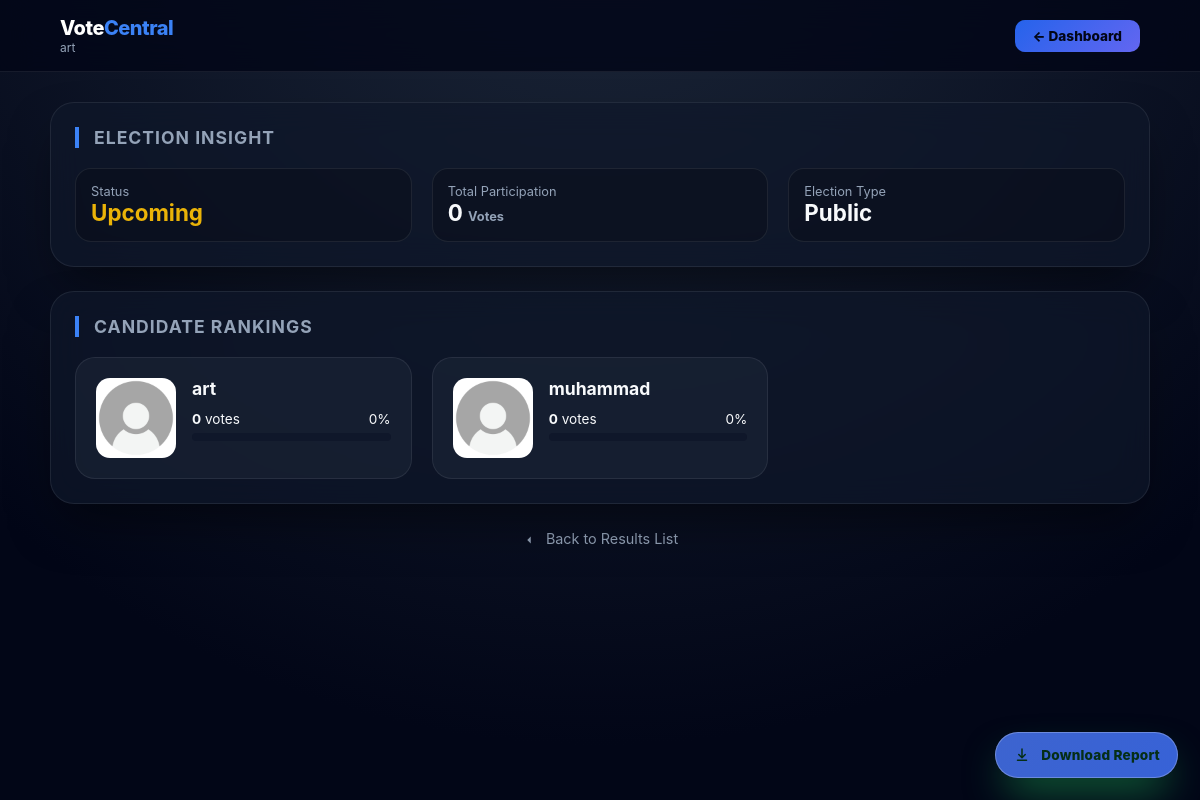
/admin/results/2 (signed in), run on the app's committed database.
### app.py (models this page shows)
class Election(db.Model):
    id = db.Column(db.Integer, primary_key=True)
    admin_id = db.Column(db.Integer, db.ForeignKey("admin.id"))
    name = db.Column(db.String(120))
    election_type = db.Column(db.String(20))  # public / private
    public_code = db.Column(db.String(20), nullable=True)
    start_time = db.Column(db.DateTime, nullable=True)
    end_time   = db.Column(db.DateTime, nullable=True)
    result_visible = db.Column(db.Boolean, default=True)
    candidates = db.relationship("Candidate", backref="election", cascade="all,delete")
    votes = db.relationship("Vote", backref="election", cascade="all,delete")
    whitelist = db.relationship("VoterWhitelist", backref="election", cascade="all,delete")

class Candidate(db.Model):
    id = db.Column(db.Integer, primary_key=True)
    election_id = db.Column(db.Integer, db.ForeignKey("election.id"))
    name = db.Column(db.String(120))
    party = db.Column(db.String(120), nullable=True)
    description = db.Column(db.String(255), nullable=True)
    photo = db.Column(db.String(255), nullable=True)

### app.py (the view)
@app.route("/admin/results/<eid>")
def admin_result_detail(eid):
    if not require_admin_login():
        return redirect("/")
    election = Election.query.get_or_404(eid)
    if election.admin_id != session["admin_id"]:
        flash("Unauthorized access")
        return redirect("/admin/dashboard")
    now = datetime.now(IST).replace(tzinfo=None)
    start = to_local_naive(election.start_time)
    end   = to_local_naive(election.end_time)
    upcoming = False
    running  = False
    ended    = False
    if start and end:
        if now < start:
            upcoming = True
        elif start <= now <= end:
            running = True
        else:
            ended = True
    elif start and not end:
        if now < start:
            upcoming = True
        else:
            running = True
    elif end and not start:
        if now <= end:
            running = True
        else:
            ended = True
    else:
        running = True
    if election.election_type == "private" and not ended:
        flash("Private election results unlock only end time")
        return redirect("/admin/results")
    candidates = Candidate.query.filter_by(election_id=election.id).all()
    result = []
    max_votes = 0
    for c in candidates:
        count = Vote.query.filter_by(candidate_id=c.id).count()
        max_votes = max(max_votes, count)
        result.append({
            "name": c.name,
            "count": count,
            "photo": c.photo,
            "party": getattr(c, 'party', 'Independent') # Safe fallback
        })
    result = sorted(result, key=lambda x: x['count'], reverse=True)
    for r in result:
        r["winner"] = (r["count"] == max_votes and max_votes > 0)
    total_whitelisted = VoterWhitelist.query.filter_by(election_id=election.id).count()
    voted_count = Vote.query.filter_by(election_id=election.id).count()
    not_voted_count = max(0, total_whitelisted - voted_count) if election.election_type == 'private' else 0
    total_votes = Vote.query.filter_by(election_id=election.id).count()
    def format_date(dt):
        if not dt:
            return "N/A"
        return dt.strftime("%b %d, %Y • %I:%M %p")
    return render_template(
        "admin_result_detail.html", # or admin_result_detail.html
        election=election,
        result=result,
        total_votes=total_votes,
        total_whitelisted=total_whitelisted,
        not_voted_count=not_voted_count,
        start_fmt=format_date(to_local_naive(election.start_time)),
        end_fmt=format_date(to_local_naive(election.end_time)),
        upcoming=upcoming,
        running=running,
        ended=ended
    )

### app.py (called while the page is built)
def require_admin_login():
    if "admin_id" not in session or not session["admin_id"]:
        flash("Admin login required")
        return False
    return True

def to_local_naive(dt):
    if not dt:
        return None
    if dt.tzinfo:
        dt = dt.astimezone(IST)
    return dt.replace(tzinfo=None)

### templates/admin_result_detail.html (shortened to what this page needs)
<!DOCTYPE html>
<html lang="en">
<head>
</head>
<body>
<nav class="topbar">
<div class="topbar-brand">
  <div class="title">
    <span class="brand-vote">Vote</span><span class="brand-central">Central</span>
  </div>
  <div class="sub">{{ election.name }}</div>
</div>
    <a href="/admin/dashboard" class="btn-nav"> ← Dashboard</a>
</nav>
<div class="container">
    <div class="glass-card">
        <div class="section-header"><h2>Election Insight</h2></div>
        <div class="summary-grid">
            <div class="stat-item">
                <span class="stat-label">Status</span>
<span class="stat-value"
      style="color:
        {% if not election.result_visible %}#ef4444
        {% elif upcoming %}#eab308
        {% elif running %}#3b82f6
        {% elif ended %}#22c55e
        {% endif %};">
    {% if not election.result_visible %}
        Hidden by Admin
    {% elif upcoming %}
        Upcoming
    {% elif running %}
        Election Running
    {% elif ended %}
         Result Published
    {% endif %}
</span>
            </div>
            <div class="stat-item">
                <span class="stat-label">Total Participation</span>
                <span class="stat-value">{{ total_votes }} <small style="font-size: 0.8rem; color: var(--text-dim)">Votes</small></span>
            </div>
            <div class="stat-item">
                <span class="stat-label">Election Type</span>
                <span class="stat-value" style="text-transform: capitalize;">{{ election.election_type }}</span>
            </div>
        </div>
    </div>
    <div class="glass-card">
        <div class="section-header"><h2>Candidate Rankings</h2></div>
        {% set tie_count = result | selectattr('winner') | list | length %}
        <div class="results-grid">
            {% for r in result %}
            <div class="cand-card
                {% if ended and r.winner and tie_count > 1 %}tie{% endif %}">
<div class="media-box">
  <img src="{{ r.photo if r.photo else url_for('static', filename='uploads/default-candidate.jpg') }}">
</div>
                <div class="cand-info">
                    <div class="cand-name">{{ r.name }}</div>
                    <div class="vote-meta">
                        <span class="vote-count"><b>{{ r.count }}</b> votes</span>
                        <span class="vote-pct" id="pct-{{ loop.index }}">0%</span>
                    </div>
                    <div class="progress-track">
                    </div>
                </div>
            </div>
            {% endfor %}
        </div>
    </div>
    <div style="text-align: center; margin-top: 10px;">
        <a href="/admin/results" style="color:var(--text-dim);font-size:0.9rem;text-decoration:none;">
  <svg class="icon" viewBox="0 0 24 24">
    <path d="M15 18l-6-6 6-6"/>
  </svg>
  Back to Results List
</a>
    </div>
</div>
<button class="fab-download" onclick="downloadReport()" aria-label="Download report">
<svg viewBox="0 0 24 24" class="fab-icon" aria-hidden="true">
  <path d="M12 3a1 1 0 0 1 1 1v9.17l2.59-2.58a1 1 0 1 1 1.41 1.42l-4.3 4.29a1 1 0 0 1-1.4 0l-4.3-4.29a1 1 0 1 1 1.41-1.42L11 13.17V4a1 1 0 0 1 1-1z"/>
  <path d="M5 19a1 1 0 0 1 1-1h12a1 1 0 1 1 0 2H6a1 1 0 0 1-1-1z"/>
</svg>
  <span class="fab-text">Download Report</span>
</button>
</body>
</html>

### templates/admin_result_detail.html (style rules this page uses)
:root { --bg: #020617; --card-bg: rgba(15, 23, 42, 0.7); --border: rgba(255, 255, 255, 0.08); --accent: #3b82f6; --success: #22c55e; --warning: #eab308; --text-main: #f8fafc; --text-dim: #94a3b8; --glass: blur(16px); --brand-blue:#2563eb; --blue:var(--brand-blue); --indigo:#6366f1; }
* { margin: 0; padding: 0; box-sizing: border-box; font-family: 'Inter', system-ui, -apple-system, sans-serif; }
body { background: var(--bg); background-image: radial-gradient(circle at 50% -20%, #1e293b 0%, #020617 80%); color: var(--text-main); min-height: 100vh; padding-bottom: 50px; }
.topbar { position: sticky; top: 0; z-index: 1000; display: flex; justify-content: space-between; align-items: center; padding: 16px 5%; background: rgba(2, 6, 23, 0.8); backdrop-filter: var(--glass); border-bottom: 1px solid var(--border); }
.topbar-brand .title { font-size: 1.25rem; font-weight: 800; letter-spacing: -0.5px; }
.topbar-brand .sub { font-size: 0.75rem; color: var(--text-dim); }
.btn-nav { background:linear-gradient(135deg,var(--blue),var(--indigo)); color:#020617; text-decoration: none; padding: 8px 18px; border-radius: 10px; font-size: 0.85rem; font-weight: 800; transition: 0.3s cubic-bezier(0.4, 0, 0.2, 1); }
.container { width: 1100px; max-width: 92%; margin: 30px auto; }
.glass-card { background: var(--card-bg); backdrop-filter: var(--glass); border: 1px solid var(--border); border-radius: 24px; padding: 24px; margin-bottom: 24px; box-shadow: 0 25px 50px -12px rgba(0, 0, 0, 0.5); }
.section-header { margin-bottom: 20px; border-left: 4px solid var(--accent); padding-left: 15px; }
.section-header h2 { font-size: 1.1rem; text-transform: uppercase; letter-spacing: 1px; color: var(--text-dim); }
.summary-grid { display: grid; grid-template-columns: repeat(auto-fit, minmax(200px, 1fr)); gap: 20px; }
.stat-item { background: rgba(0,0,0,0.2); padding: 15px; border-radius: 16px; border: 1px solid var(--border); }
.stat-label { font-size: 0.8rem; color: var(--text-dim); display: block; }
.stat-value { font-size: 1.4rem; font-weight: 700; color: var(--text-main); }
.results-grid { display: grid; grid-template-columns: repeat(auto-fill, minmax(320px, 1fr)); gap: 20px; }
.cand-card { position: relative; background: rgba(30, 41, 59, 0.5); border-radius: 20px; padding: 20px; border: 1px solid var(--border); display: flex; gap: 16px; transition: 0.3s; }
.cand-info { flex: 1; }
.cand-name { font-size: 1.1rem; font-weight: 700; margin-bottom: 4px; }
.vote-meta { display: flex; justify-content: space-between; font-size: 0.85rem; margin-top: 12px; margin-bottom: 6px; }
.progress-track { width: 100%; height: 8px; background: #0f172a; border-radius: 10px; overflow: hidden; }
.brand-vote { color:#ffffff; }
.brand-central { color:#3b82f6; }
.media-box { width:80px; aspect-ratio:1/1; border-radius:14px; overflow:hidden; background:#0f172a; flex-shrink:0; }
.media-box img { width:100%; height:100%; object-fit:cover; }
.icon { width:14px; height:14px; fill:currentColor; margin-right:6px; vertical-align:middle; }
.fab-download { position: fixed; right: 22px; bottom: 22px; z-index: 1500; display: flex; align-items: center; gap: 10px; padding: 14px 18px; border-radius: 999px; background: linear-gradient(135deg, #3d64cf, #3762d7); color: #052e16; border: none; font-weight: 800; font-size: 0.85rem; letter-spacing: .2px; cursor: pointer; box-shadow: 0 20px 40px -10px rgba(34,197,94,.6), inset 0 0 0 1px rgba(255,255,255,.25); transition: transform .25s ease, box-shadow .25s ease; }
.fab-icon { width:18px; height:18px; fill:currentColor; }

### data on the page
Election: name "art", election_type "Public"
Candidate: photo (placeholder picture), name "art", count "0"
Candidate: photo (placeholder picture), name "muhammad", count "0"

### other printed values
{{ total_votes }} "0"
